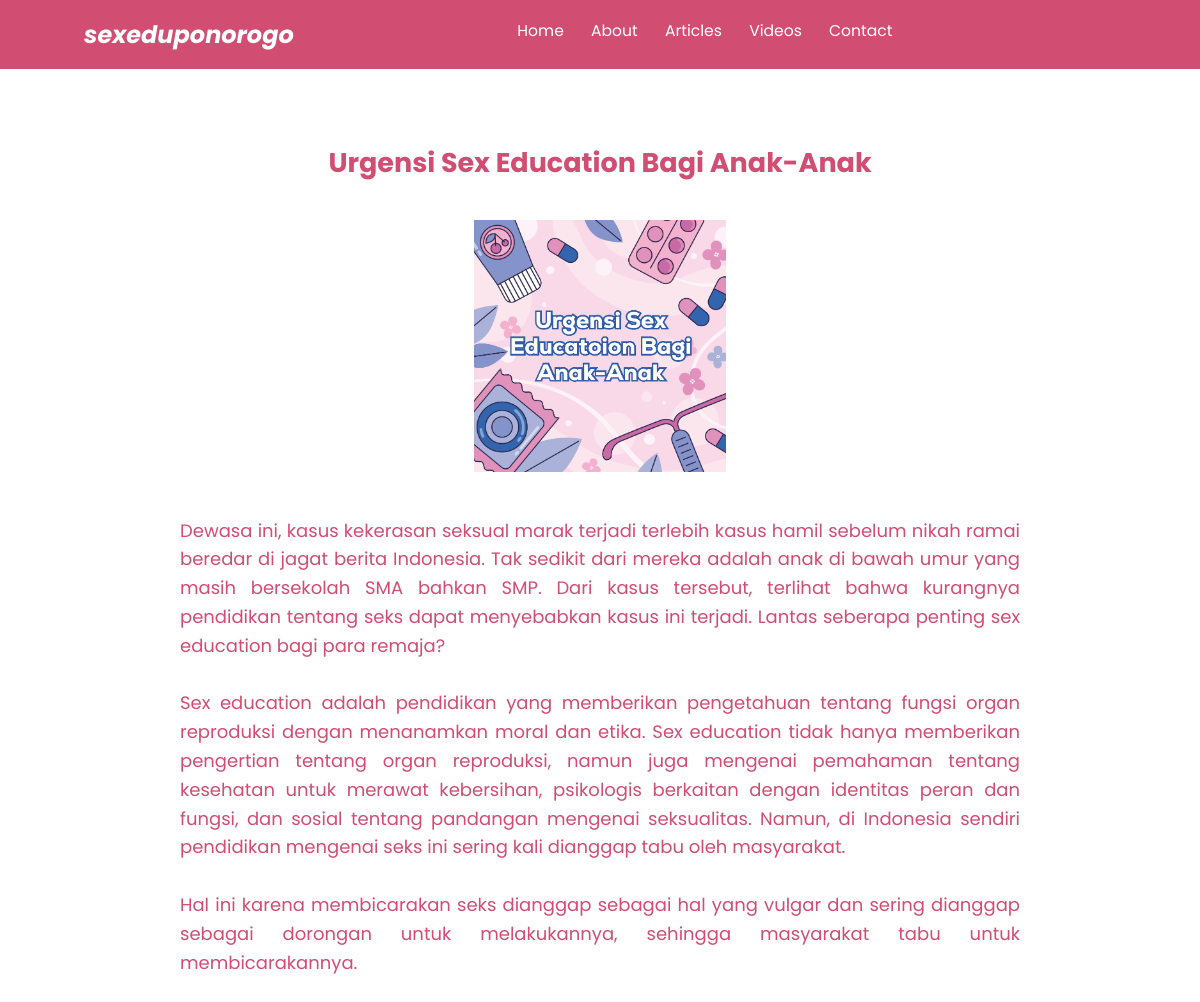
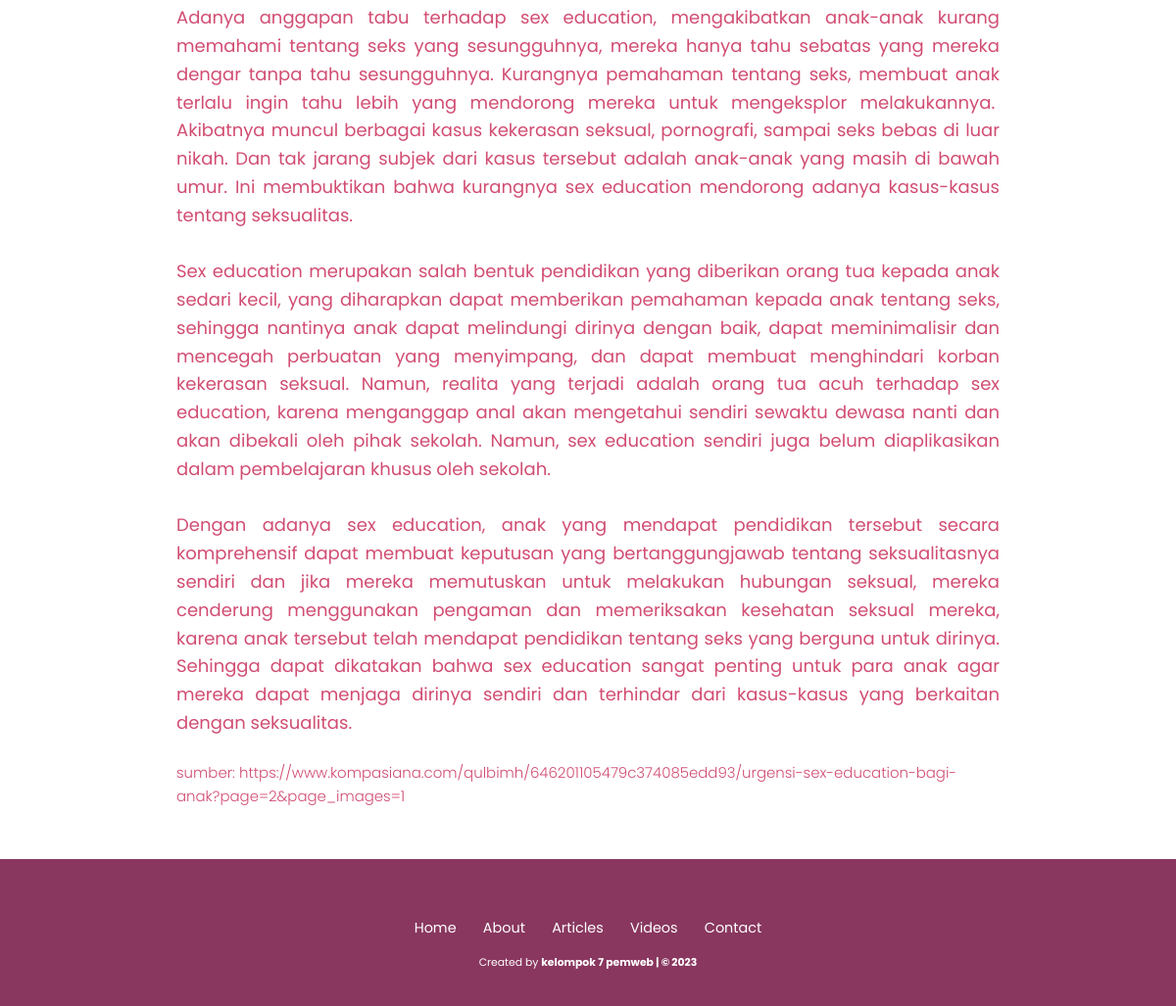
The page /article/article6.php on the database its author committed (2 pictures, top to bottom).
### tables this page shows
CREATE TABLE `article` (
  `id` int(11) NOT NULL,
  `title` varchar(100) NOT NULL,
  `synopsis` text NOT NULL,
  `description` longtext NOT NULL,
  `picture` varchar(250) NOT NULL,
  `source` varchar(200) NOT NULL
);

### functions.php (called while the page is built, shortened)
<?php
$conn = mysqli_connect("localhost", "root", "", "sex_education");
function query($query){
    global $conn;
    $result = mysqli_query($conn, $query);
    $rows = [];
    while($row = mysqli_fetch_assoc($result)){
        $rows[] = $row;
    }
    return $rows;
}
?>

### article/article6.php (the view, shortened to what this page needs)
<?php
require '../functions.php';
$article = query("SELECT * FROM article LIMIT 5,1");
?>
<!DOCTYPE html>
<html lang="en">
  <head>
    <link rel="stylesheet" href="../css/style.css" />
  </head>
  <body>
    <nav class="navbar">
      <a href="../index.php" class="navbar-logo">sexeduponorogo</a>
      <div class="navbar-nav">
        <a href="../index.php">Home</a>
        <a href="../about.php">About</a>
        <a href="../article.php">Articles</a>
        <a href="../video.php">Videos</a>
        <a href="../contact.php">Contact</a>
      </div>
    </nav>
    <section id="article-sub" class="article-sub">
      <div class="row">
        <?php foreach ($article as $row) : ?>
        <div class="content">
          <h2 class="title"><?= $row["title"]; ?></h2>
          <img src="../img/article/<?= $row["picture"]; ?>" class="article-img" alt="" />
          <p>
          <?= $row["description"]; ?>
          </p>
          <h5>sumber: <?= $row["source"]; ?></h5>
        </div>
        <?php endforeach; ?>
      </div>
    </section>
    <footer>
      <div class="links">
        <a href="../index.php">Home</a>
        <a href="../about.php">About</a>
        <a href="../article.php">Articles</a>
        <a href="../video.php">Videos</a>
        <a href="../contact.php">Contact</a>
      </div>
      <div class="credit">
        <p>
          Created by
          <a href="">kelompok 7 pemweb | &copy; 2023</a>
        </p>
      </div>
    </footer>
  </body>
</html>

### css/style.css (style rules this page uses)
:root { --primary: #d14d72; --bg: #fff; --second: #fcc8d1; }
* { font-family: "Poppins", sans-serif; margin: 0; padding: 0; box-sizing: border-box; outline: none; border: none; text-decoration: none; }
html { scroll-behavior: smooth; }
body { font-family: "Poppins", sans-serif; background-color: var(--bg); color: var(--primary); }
.navbar { display: flex; justify-content: space-between; align-items: center; padding: 1.4rem 7%; background-color: var(--primary); top: 0; left: 0; right: 0; z-index: 9999; }
.navbar .navbar-logo { font-size: 2rem; font-weight: 700; color: #fff; font-style: italic; }
.navbar .navbar-nav a { text-align: right; color: #fff; display: inline-block; font-size: 1.3rem; margin: 0 1rem; }
.navbar .navbar-nav a::after { content: ""; display: block; padding-bottom: 0.5rem; border-bottom: 0.1rem solid var(--bg); transform: scaleX(0); transition: 0.2s linear; }
.article-sub { min-height: 100vh; background-color: var(--bg); padding: 1rem 7% 1.4rem; }
.article-sub .row { display: flex; }
.article-sub .row .content { color: var(--primary); text-align: center; max-width: 70rem; margin: auto; line-height: 1.6; font-size: 1.5rem; }
.article-sub .row .content .title { margin-top: 2rem auto 0.5rem; }
.article-sub .row .content .article-img { padding-top: 3rem; padding-bottom: 3rem; width: 30%; }
.article-sub .row .content p { text-align: justify; }
.article-sub .row .content h5 { color: var(--primary); text-align: left; padding-top: 2rem; font-weight: 300; margin-top: 2rem auto 0.5rem; }
.row { width: 100%; display: flex; justify-content: center; align-items: center; margin-top: 5rem; }
footer { background-color: #89375f; text-align: center; padding: 5rem 0 3rem; margin-top: 3rem; }
footer .links { margin-bottom: 1.4rem; }
footer .links a { color: var(--bg); padding: 0.7rem 1rem; font-size: 1.2rem; }
footer .credit { font-size: 0.9rem; }
footer .credit a { color: var(--bg); font-weight: 700; }
footer .credit p { color: var(--bg); }
@media (max-width: 1366px) { html { font-size: 75%; } }

### rows shown on the page
article: title "Urgensi Sex Education Bagi Anak-Anak", picture (picture), description "Dewasa ini, kasus kekerasan seksual marak terjadi terlebih kasus hamil sebelum nikah ramai beredar di jagat berita Indonesia. Tak sedikit dari mereka adalah anak di bawah umur yang masih bersekolah SMA bahkan SMP. Dari kasus tersebut, terlihat bahwa kurangnya pendidikan tentang seks dapat menyebabkan kasus ini terjadi. Lantas seberapa penting sex education bagi para remaja? Sex education adalah pendidikan yang memberikan pengetahuan tentang fungsi organ reproduksi dengan menanamkan moral dan etika. Sex education tidak hanya memberikan pengertian tentang organ reproduksi, namun juga mengenai pemahaman tentang kesehatan untuk merawat kebersihan, psikologis berkaitan dengan identitas peran dan…", source "https://www.kompasiana.com/qulbimh/646201105479c374085edd93/urgensi-sex-education-bagi-anak?page=2&page_images=1"
